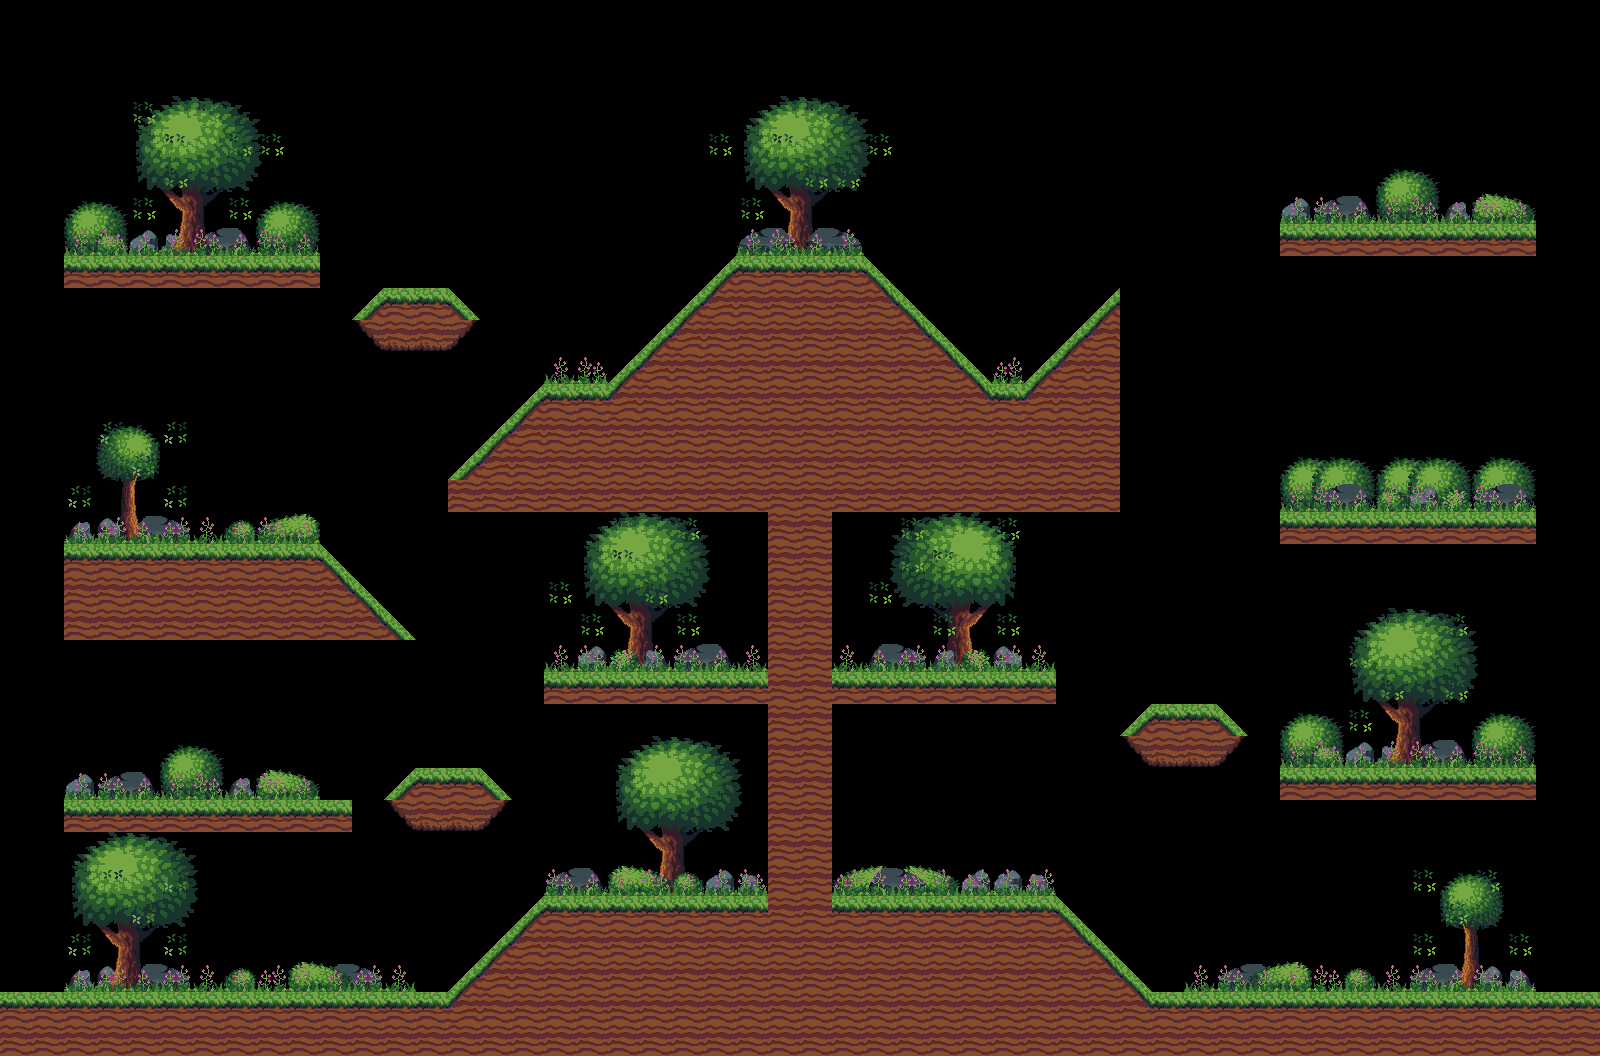

The image is a tile-based game level rendered from a .tmx file. Its description and source (layers, tilesets, objects; grid data summarised) follow:
An orthogonal 50x33 tile map with 32x32 px tiles, 4 tile layers (out, additional, other, decorations), 1 hidden layer not drawn, 3 tilesets and 16 objects (14x Goblin, StartPortal, Portal).

<map version="1.10" tiledversion="1.11.2" orientation="orthogonal" renderorder="right-down" width="50" height="33" tilewidth="32" tileheight="32" infinite="0" nextlayerid="12" nextobjectid="6">
 <tileset firstgid="1" source="../tilesets/BlockShapes.tsx" />
 <tileset firstgid="19" source="../tilesets/GrassLandsSimple.tsx" />
 <tileset firstgid="119" source="../tilesets/GrassLands32x32.tsx" />
 <layer id="1" name="Level" width="50" height="33" visible="0">
  <data>[1650 cells, 630 non-empty, 5 distinct tile ids]</data>
 </layer>
 <layer id="6" name="out" width="50" height="33">
  <data>[1650 cells, 557 non-empty, 45 distinct tile ids]</data>
 </layer>
 <layer id="10" name="additional" width="50" height="33">
  <data>[1650 cells, 117 non-empty, 41 distinct tile ids]</data>
 </layer>
 <layer id="8" name="other" width="50" height="33">
  <data>[1650 cells, 62 non-empty, 33 distinct tile ids]</data>
 </layer>
 <layer id="9" name="decorations" width="50" height="33">
  <data>[1650 cells, 155 non-empty, 4 distinct tile ids]</data>
 </layer>
 <objectgroup id="4" name="Entities">
  <object id="2" name="Goblin" x="228.001" y="480" width="32" height="32">
   <properties>
    <property name="HP" type="int" value="30" />
    <property name="type" value="SCOUT" />
   </properties>
  </object>
  <object id="3" name="Goblin" x="705.997" y="834.001" width="32" height="32">
   <properties>
    <property name="HP" type="int" value="30" />
    <property name="type" value="SCOUT" />
   </properties>
  </object>
  <object id="4" name="Goblin" x="866.5" y="832.501" width="32" height="32">
   <properties>
    <property name="HP" type="int" value="30" />
    <property name="type" value="SCOUT" />
   </properties>
  </object>
  <object id="5" name="Goblin" x="956.666" y="833.333" width="32" height="32">
   <properties>
    <property name="HP" type="int" value="30" />
    <property name="type" value="SCOUT" />
   </properties>
  </object>
  <object id="6" name="Goblin" x="930" y="604" width="32" height="32">
   <properties>
    <property name="HP" type="int" value="20" />
    <property name="type" value="ARCHER" />
   </properties>
  </object>
  <object id="7" name="Goblin" x="637.333" y="609.334" width="32" height="32">
   <properties>
    <property name="HP" type="int" value="20" />
    <property name="type" value="ARCHER" />
   </properties>
  </object>
  <object id="8" name="Goblin" x="1378" y="161.333" width="32" height="32">
   <properties>
    <property name="HP" type="int" value="20" />
    <property name="type" value="ARCHER" />
   </properties>
  </object>
  <object id="9" name="Goblin" x="1346.67" y="926.667" width="32" height="32">
   <properties>
    <property name="HP" type="int" value="50" />
    <property name="type" value="TANK" />
   </properties>
  </object>
  <object id="10" name="Goblin" x="633.337" y="829.334" width="32" height="32">
   <properties>
    <property name="HP" type="int" value="50" />
    <property name="type" value="TANK" />
   </properties>
  </object>
  <object id="1" name="Goblin" x="767.665" y="193.333" width="32" height="32">
   <properties>
    <property name="HP" type="int" value="30" />
    <property name="type" value="SCOUT" />
   </properties>
  </object>
  <object id="2" name="Goblin" x="1375.83" y="443.501" width="32" height="32">
   <properties>
    <property name="HP" type="int" value="30" />
    <property name="type" value="SCOUT" />
   </properties>
  </object>
  <object id="3" name="Goblin" x="193.002" y="190" width="32" height="32">
   <properties>
    <property name="HP" type="int" value="20" />
    <property name="type" value="ARCHER" />
   </properties>
  </object>
  <object id="4" name="Goblin" x="1341.67" y="702.001" width="32" height="32">
   <properties>
    <property name="HP" type="int" value="50" />
    <property name="type" value="TANK" />
   </properties>
  </object>
  <object id="5" name="Goblin" x="219.667" y="733.333" width="32" height="32">
   <properties>
    <property name="HP" type="int" value="30" />
    <property name="type" value="SCOUT" />
   </properties>
  </object>
  <object id="99" name="StartPortal" x="121.333" y="900" width="64" height="64" />
  <object id="100" name="Portal" x="1469.33" y="913.333" width="64" height="64">
   <properties>
    <property name="nextMap" value="WIN" />
   </properties>
  </object>
 </objectgroup>
</map>